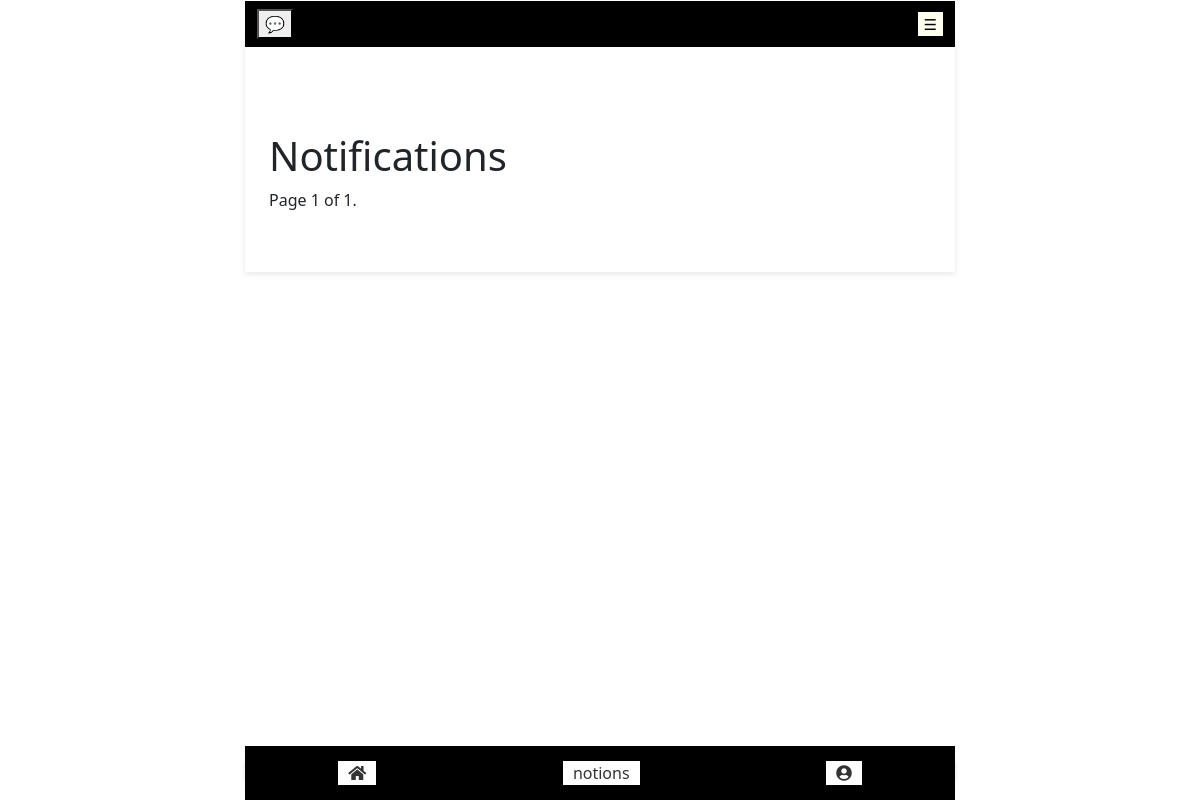
Before: /profile_notifications/ (signed in) with the older database file.
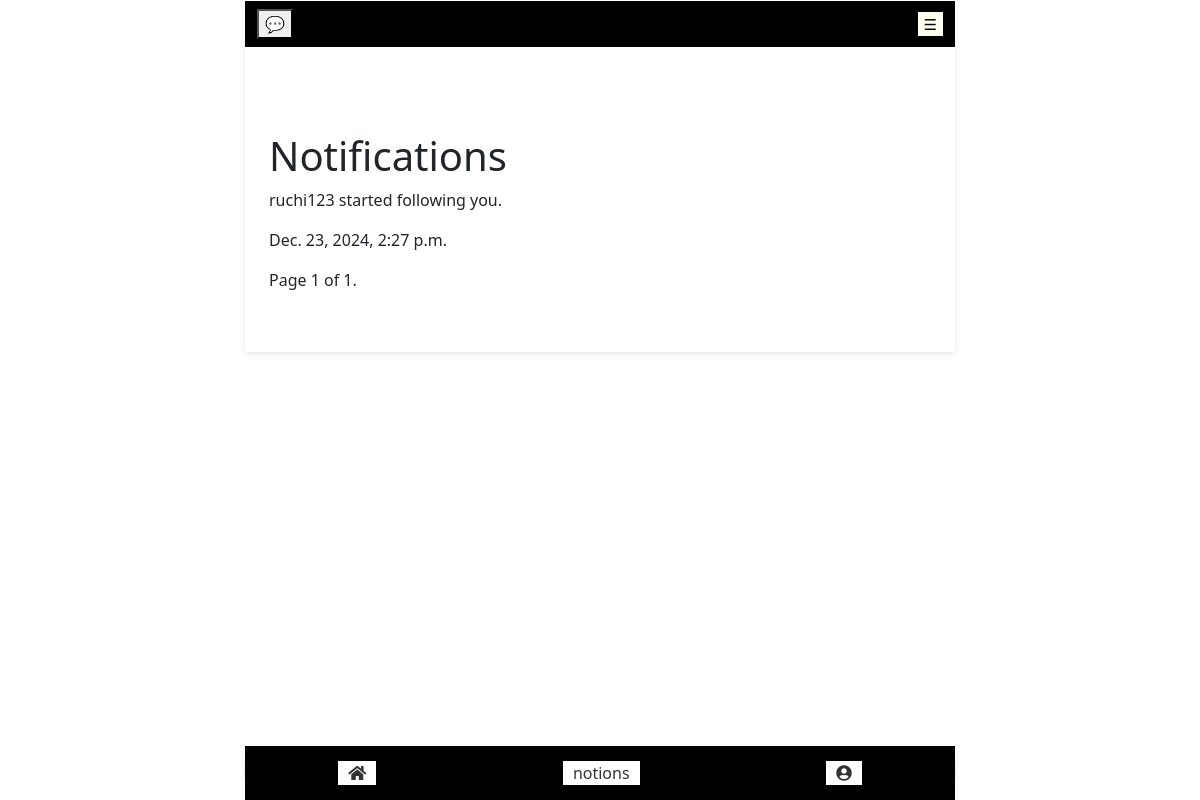
After: the same page with the newer database file.
### service_auth/notion/models.py (models this page shows, shortened)
class Notification(models.Model):
    user = models.ForeignKey(AuthUser, on_delete=models.CASCADE, related_name='notifications', null = True)
    content = models.TextField()
    created_at = models.DateTimeField(auto_now_add=True)
    is_read = models.BooleanField(default=False)
    notion = models.ForeignKey('Notion', null=True, blank=True, on_delete=models.CASCADE, related_name='notifications')
    comment = models.ForeignKey('Comment', null=True, blank=True, on_delete=models.CASCADE, related_name='notifications')
    liked_by = models.ForeignKey(AuthUser, null=True, blank=True, on_delete=models.CASCADE, related_name='liked_notifications')
    related_media = models.ForeignKey(Media, on_delete=models.CASCADE, related_name='related_notifications', null=True, blank=True)
    related_audio = models.ForeignKey(Audio, on_delete=models.CASCADE, related_name='related_notifications', null=True, blank=True)  # New field for audio notifications
    related_notion = models.ForeignKey(Notion, on_delete=models.CASCADE, related_name='related_notifications', null=True, blank=True)
    related_comment = models.ForeignKey(Comment, on_delete=models.CASCADE, related_name='related_notifications', null=True, blank=True)
    related_user = models.ForeignKey(AuthUser, on_delete=models.CASCADE, related_name='related_notifications', null=True, blank=True)
    type = models.CharField(max_length=50, choices=[('follow', 'Follow'), ('like', 'Like'), ('comment', 'Comment')], null=True)

### service_auth/user_profile/views.py (the view)
# urls.py: path('profile_notifications/', views.profile_notifications, name='profile_notifications'),
@login_required
def profile_notifications(request):
    notifications = Notification.objects.filter(user=request.user).order_by('-created_at')
    paginator = Paginator(notifications, 100)
    page_number = request.GET.get('page')
    page_obj = paginator.get_page(page_number)
    return render(request, 'profile_notifications.html', {'page_obj': page_obj})

### templates/user_profile/profile_notifications.html (shortened to what this page needs)
{% extends 'landing_page.html' %}
{% block content %}
<h1>Notifications</h1>
<div>
    {% for notification in page_obj %}
        <div>
            <p>{{ notification.content }}</p>
            <p>{{ notification.created_at }}</p>
        </div>
    {% endfor %}
</div>
<div class="pagination">
    <span class="step-links">
        <span class="current">
            Page {{ page_obj.number }} of {{ page_obj.paginator.num_pages }}.
        </span>
    </span>
</div>
{% endblock %}

Changed rows visible on the page:
added Notification: content "ruchi123 started following you.", created_at "Dec. 23, 2024, 2:27 p.m."
